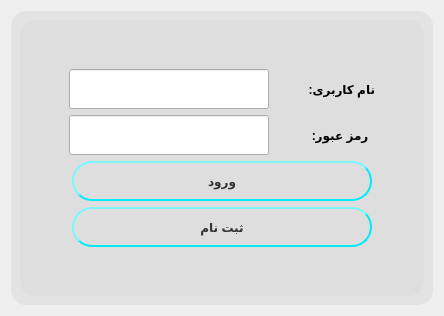
              <widget class="QWidget" name="page_9">
               <layout class="QVBoxLayout" name="verticalLayout">
                <item>
                 <widget class="QGroupBox" name="groupBox_4">
                  <property name="layoutDirection">
                   <enum>Qt::RightToLeft</enum>
                  </property>
                  <property name="styleSheet">
                   <string notr="true">


QGroupBox {
    background-color: rgba(220, 220, 220, 150);
    border: 1px rgba(220, 220, 220, 150);
    border-radius: 15px;
    margin-top: 0.5em;
}

QGroupBox::title {
    subcontrol-origin: margin;
    left:10px;
    top:7px;
    padding: 0 10px 0 10px;
}</string>
                  </property>
                  <property name="title">
                   <string/>
                  </property>
                  <layout class="QVBoxLayout" name="verticalLayout_56">
                   <item>
                    <widget class="QGroupBox" name="groupBox_11">
                     <property name="title">
                      <string/>
                     </property>
                     <layout class="QVBoxLayout" name="verticalLayout_54">
                      <item>
                       <spacer name="verticalSpacer_5">
                        <property name="orientation">
                         <enum>Qt::Vertical</enum>
                        </property>
                        <property name="sizeHint" stdset="0">
                         <size>
                          <width>20</width>
                          <height>40</height>
                         </size>
                        </property>
                       </spacer>
                      </item>
                      <item>
                       <layout class="QVBoxLayout" name="verticalLayout_55">
                        <item>
                         <layout class="QHBoxLayout" name="horizontalLayout_40">
                          <item>
                           <spacer name="horizontalSpacer_36">
                            <property name="orientation">
                             <enum>Qt::Horizontal</enum>
                            </property>
                            <property name="sizeHint" stdset="0">
                             <size>
                              <width>40</width>
                              <height>20</height>
                             </size>
                            </property>
                           </spacer>
                          </item>
                          <item>
                           <widget class="QLabel" name="label">
                            <property name="sizePolicy">
                             <sizepolicy hsizetype="Fixed" vsizetype="Fixed">
                              <horstretch>0</horstretch>
                              <verstretch>0</verstretch>
                             </sizepolicy>
                            </property>
                            <property name="minimumSize">
                             <size>
                              <width>100</width>
                              <height>40</height>
                             </size>
                            </property>
                            <property name="font">
                             <font>
                              <weight>75</weight>
                              <bold>true</bold>
                             </font>
                            </property>
                            <property name="text">
                             <string>نام کاربری:</string>
                            </property>
                           </widget>
                          </item>
                          <item>
                           <widget class="QLineEdit" name="lineEdit_username">
                            <property name="sizePolicy">
                             <sizepolicy hsizetype="Fixed" vsizetype="Fixed">
                              <horstretch>0</horstretch>
                              <verstretch>0</verstretch>
                             </sizepolicy>
                            </property>
                            <property name="minimumSize">
                             <size>
                              <width>200</width>
                              <height>40</height>
                             </size>
                            </property>
                           </widget>
                          </item>
                          <item>
                           <spacer name="horizontalSpacer_30">
                            <property name="orientation">
                             <enum>Qt::Horizontal</enum>
                            </property>
                            <property name="sizeHint" stdset="0">
                             <size>
                              <width>40</width>
                              <height>20</height>
                             </size>
                            </property>
                           </spacer>
                          </item>
                         </layout>
                        </item>
                        <item>
                         <layout class="QHBoxLayout" name="horizontalLayout_41">
                          <item>
                           <spacer name="horizontalSpacer_37">
                            <property name="orientation">
                             <enum>Qt::Horizontal</enum>
                            </property>
                            <property name="sizeHint" stdset="0">
                             <size>
                              <width>40</width>
                              <height>20</height>
                             </size>
                            </property>
                           </spacer>
                          </item>
                          <item>
                           <widget class="QLabel" name="label_6">
                            <property name="sizePolicy">
                             <sizepolicy hsizetype="Fixed" vsizetype="Fixed">
                              <horstretch>0</horstretch>
                              <verstretch>0</verstretch>
                             </sizepolicy>
                            </property>
                            <property name="minimumSize">
                             <size>
                              <width>100</width>
                              <height>40</height>
                             </size>
                            </property>
                            <property name="font">
                             <font>
                              <weight>75</weight>
                              <bold>true</bold>
                             </font>
                            </property>
                            <property name="text">
                             <string>  رمز عبور:  </string>
                            </property>
                           </widget>
                          </item>
                          <item>
                           <widget class="QLineEdit" name="lineEdit_password">
                            <property name="sizePolicy">
                             <sizepolicy hsizetype="Fixed" vsizetype="Fixed">
                              <horstretch>0</horstretch>
                              <verstretch>0</verstretch>
                             </sizepolicy>
                            </property>
                            <property name="minimumSize">
                             <size>
                              <width>200</width>
                              <height>40</height>
                             </size>
                            </property>
                           </widget>
                          </item>
                          <item>
                           <spacer name="horizontalSpacer_31">
                            <property name="orientation">
                             <enum>Qt::Horizontal</enum>
                            </property>
                            <property name="sizeHint" stdset="0">
                             <size>
                              <width>40</width>
                              <height>20</height>
                             </size>
                            </property>
                           </spacer>
                          </item>
                         </layout>
                        </item>
                       </layout>
                      </item>
                      <item>
                       <layout class="QHBoxLayout" name="horizontalLayout_42">
                        <item>
                         <spacer name="horizontalSpacer_32">
                          <property name="orientation">
                           <enum>Qt::Horizontal</enum>
                          </property>
                          <property name="sizeHint" stdset="0">
                           <size>
                            <width>40</width>
                            <height>20</height>
                           </size>
                          </property>
                         </spacer>
                        </item>
                        <item>
                         <widget class="QPushButton" name="pushButton_Login">
                          <property name="sizePolicy">
                           <sizepolicy hsizetype="Fixed" vsizetype="Fixed">
                            <horstretch>0</horstretch>
                            <verstretch>0</verstretch>
                           </sizepolicy>
                          </property>
                          <property name="minimumSize">
                           <size>
                            <width>300</width>
                            <height>40</height>
                           </size>
                          </property>
                          <property name="font">
                           <font>
                            <weight>75</weight>
                            <bold>true</bold>
                           </font>
                          </property>
                          <property name="styleSheet">
                           <string notr="true">QPushButton {
    color: #333;
    border: 2px solid #00ecfa;
    border-radius: 20px;
    border-style: outset;
    background: qradialgradient(
        cx: 0.3, cy: -0.4, fx: 0.3, fy: -0.4,
        radius: 1.35, stop: 0 #01ffff, stop: 1 #00cef1
        );
    padding: 5px;
    }

QPushButton:hover {
    background: qradialgradient(
        cx: 0.3, cy: -0.4, fx: 0.3, fy: -0.4,
        radius: 1.35, stop: 0 #fff, stop: 1 #00b8ea
        );
    }

QPushButton:pressed {
    border-style: inset;
    background: qradialgradient(
        cx: 0.4, cy: -0.1, fx: 0.4, fy: -0.1,
        radius: 1.35, stop: 0 #fff, stop: 1 #00a9bf
        );
    }</string>
                          </property>
                          <property name="text">
                           <string>ورود</string>
                          </property>
                          <property name="iconSize">
                           <size>
                            <width>20</width>
                            <height>20</height>
                           </size>
                          </property>
                         </widget>
                        </item>
                        <item>
                         <spacer name="horizontalSpacer_33">
                          <property name="orientation">
                           <enum>Qt::Horizontal</enum>
                          </property>
                          <property name="sizeHint" stdset="0">
                           <size>
                            <width>40</width>
                            <height>20</height>
                           </size>
                          </property>
                         </spacer>
                        </item>
                       </layout>
                      </item>
                      <item>
                       <layout class="QHBoxLayout" name="horizontalLayout_43">
                        <item>
                         <spacer name="horizontalSpacer_34">
                          <property name="orientation">
                           <enum>Qt::Horizontal</enum>
                          </property>
                          <property name="sizeHint" stdset="0">
                           <size>
                            <width>40</width>
                            <height>20</height>
                           </size>
                          </property>
                         </spacer>
                        </item>
                        <item>
                         <widget class="QPushButton" name="pushButton_Register">
                          <property name="sizePolicy">
                           <sizepolicy hsizetype="Fixed" vsizetype="Fixed">
                            <horstretch>0</horstretch>
                            <verstretch>0</verstretch>
                           </sizepolicy>
                          </property>
                          <property name="minimumSize">
                           <size>
                            <width>300</width>
                            <height>40</height>
                           </size>
                          </property>
                          <property name="font">
                           <font>
                            <weight>75</weight>
                            <bold>true</bold>
                           </font>
                          </property>
                          <property name="styleSheet">
                           <string notr="true">QPushButton {
    color: #333;
    border: 2px solid #00ecfa;
    border-radius: 20px;
    border-style: outset;
    background: qradialgradient(
        cx: 0.3, cy: -0.4, fx: 0.3, fy: -0.4,
        radius: 1.35, stop: 0 #01ffff, stop: 1 #00cef1
        );
    padding: 5px;
    }

QPushButton:hover {
    background: qradialgradient(
        cx: 0.3, cy: -0.4, fx: 0.3, fy: -0.4,
        radius: 1.35, stop: 0 #fff, stop: 1 #00b8ea
        );
    }

QPushButton:pressed {
    border-style: inset;
    background: qradialgradient(
        cx: 0.4, cy: -0.1, fx: 0.4, fy: -0.1,
        radius: 1.35, stop: 0 #fff, stop: 1 #00a9bf
        );
    }</string>
                          </property>
                          <property name="text">
                           <string>ثبت نام</string>
                          </property>
                         </widget>
                        </item>
                        <item>
                         <spacer name="horizontalSpacer_35">
                          <property name="orientation">
                           <enum>Qt::Horizontal</enum>
                          </property>
                          <property name="sizeHint" stdset="0">
                           <size>
                            <width>40</width>
                            <height>20</height>
                           </size>
                          </property>
                         </spacer>
                        </item>
                       </layout>
                      </item>
                      <item>
                       <spacer name="verticalSpacer">
                        <property name="orientation">
                         <enum>Qt::Vertical</enum>
                        </property>
                        <property name="sizeHint" stdset="0">
                         <size>
                          <width>20</width>
                          <height>40</height>
                         </size>
                        </property>
                       </spacer>
                      </item>
                     </layout>
                    </widget>
                   </item>
                  </layout>
                 </widget>
                </item>
               </layout>
              </widget>
